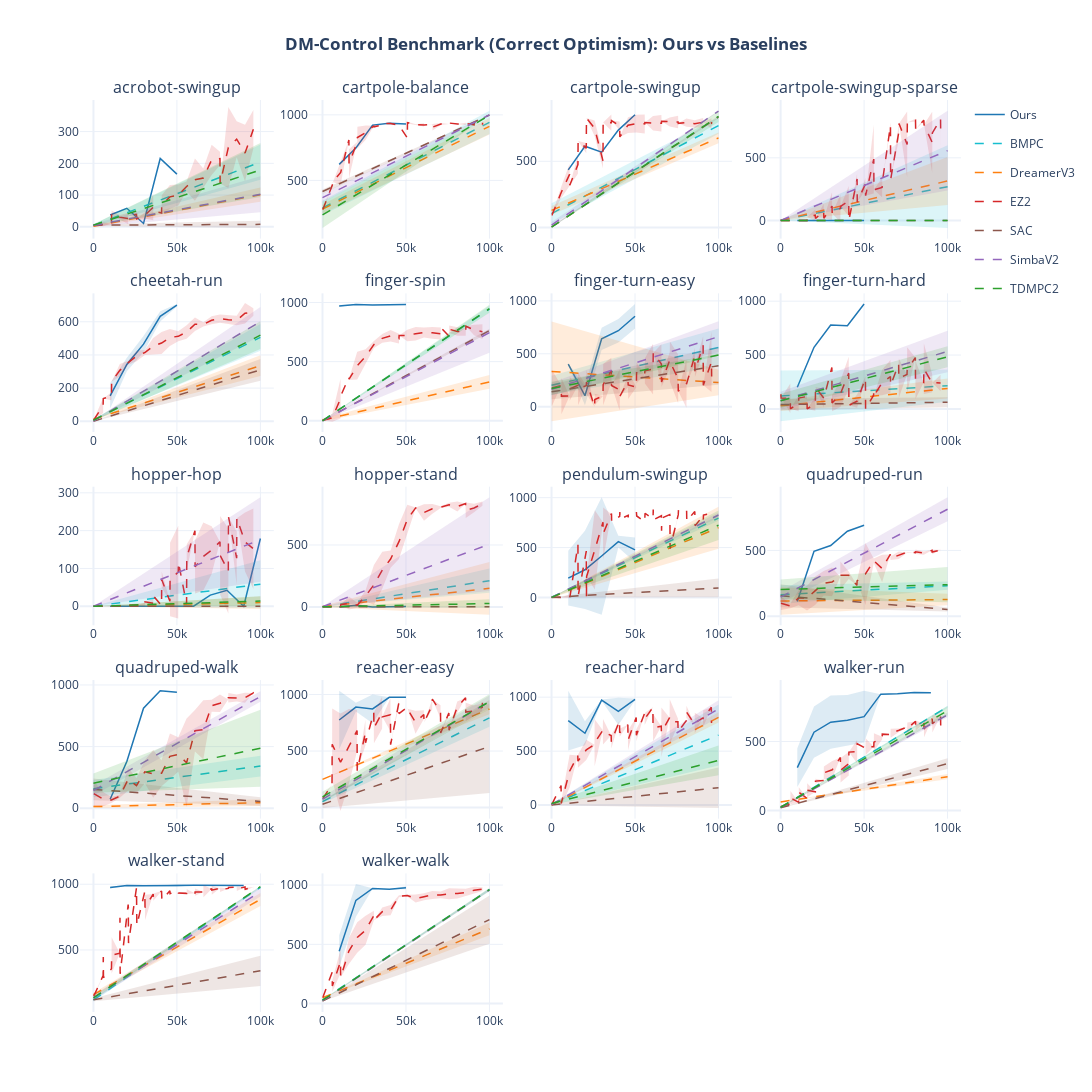

Write notebook code for a chart like this one.
### Code cell
grid_fig = create_grid_figure(all_data, our_tasks, COLORS, cols=4)
grid_fig.show()
